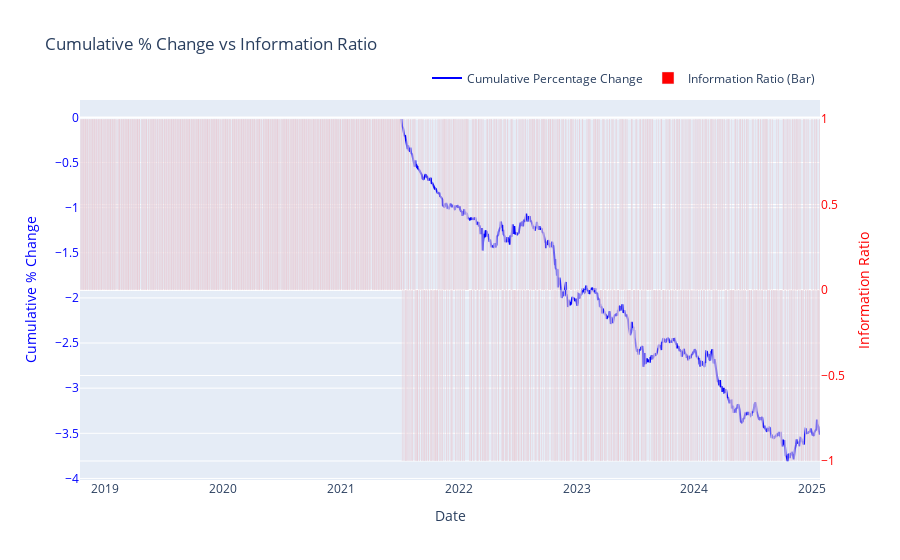

The notebook cell this image was saved under:
### Code cell
import numpy as np
import pandas as pd

def pearson_correlation(x, y):
    n = len(x)
    x_mean = sum(x) / n
    y_mean = sum(y) / n

    numerator = sum((x[i] - x_mean) * (y[i] - y_mean) for i in range(n))
    denominator = (sum((x[i] - x_mean) ** 2 for i in range(n)) * sum((y[i] - y_mean) ** 2 for i in range(n))) ** 0.5

    return numerator / denominator if denominator != 0 else 0

def spearman_correlation(x, y):
    n = len(x)
    x_ranks = pd.Series(x).rank().tolist()
    y_ranks = pd.Series(y).rank().tolist()
    d_squared = sum((x_ranks[i] - y_ranks[i]) ** 2 for i in range(n))
    rho = 1 - (6 * d_squared) / (n * (n ** 2 - 1))

### Figure 1 — Plotly figure (JSON) as saved in the notebook; plotly's stock layout.template omitted (floating-point values rounded to 4 significant figures; data arrays with more than 128 entries replaced by an {"elided": "..."} marker saying what was removed)
{"data": [{"line": {"color": "blue"}, "mode": "lines", "name": "Cumulative Percentage Change", "type": "scatter", "x": {"elided": "1546 str values"}, "y": {"elided": "1546 float values"}, "yaxis": "y"}, {"marker": {"color": "red", "opacity": 0.6}, "name": "Information Ratio (Bar)", "type": "bar", "x": {"elided": "1546 str values"}, "y": {"elided": "1546 int values"}, "yaxis": "y2"}], "layout": {"legend": {"orientation": "h", "x": 1, "xanchor": "right", "y": 1.02, "yanchor": "bottom"}, "title": {"text": "Cumulative % Change vs Information Ratio"}, "xaxis": {"title": {"text": "Date"}}, "yaxis": {"tickfont": {"color": "blue"}, "title": {"font": {"color": "blue"}, "text": "Cumulative % Change"}}, "yaxis2": {"overlaying": "y", "side": "right", "tickfont": {"color": "red"}, "title": {"font": {"color": "red"}, "text": "Information Ratio"}}}}
